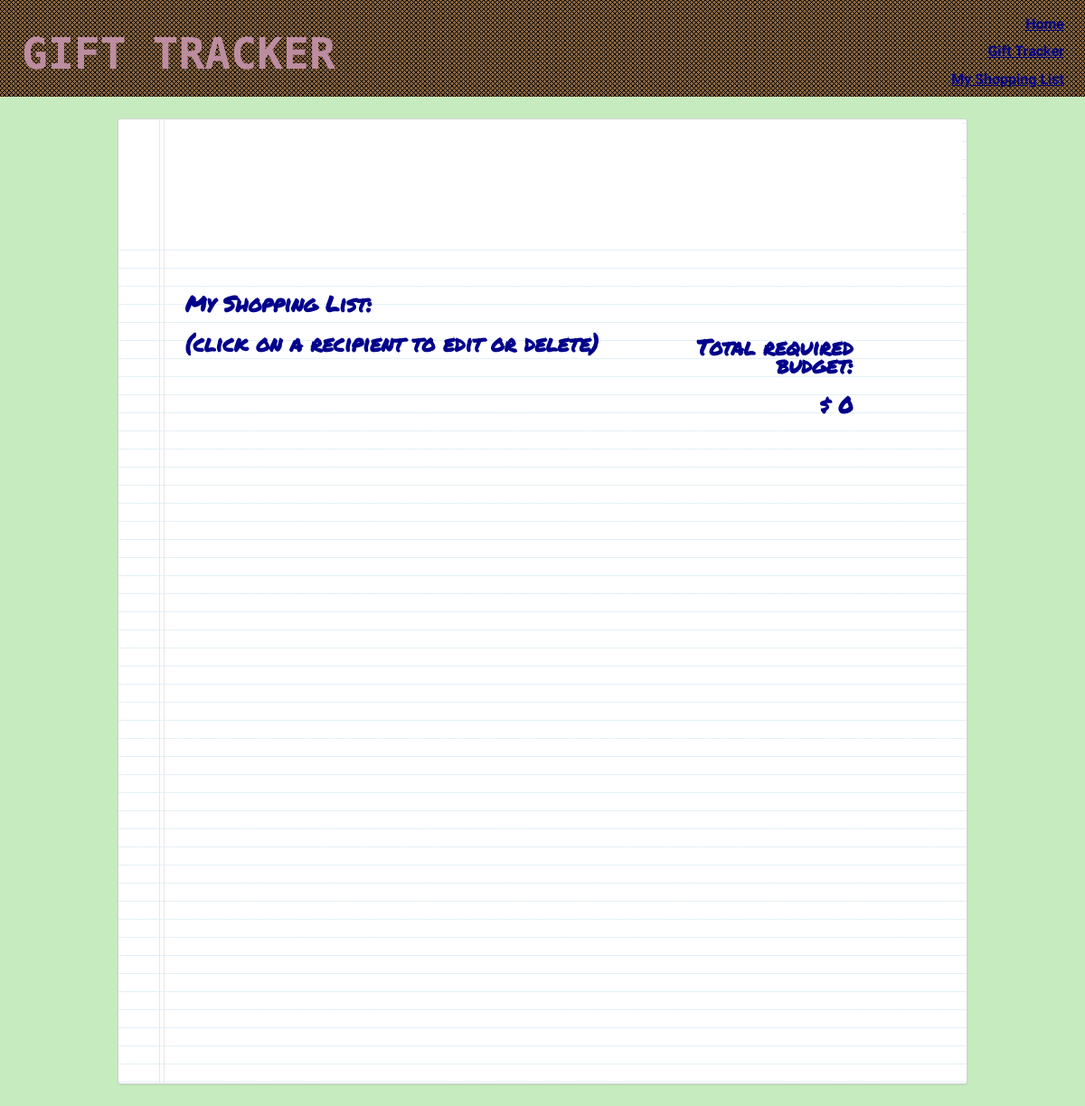
Before: /idea_tracker/shoppinglist/ with the older database file.
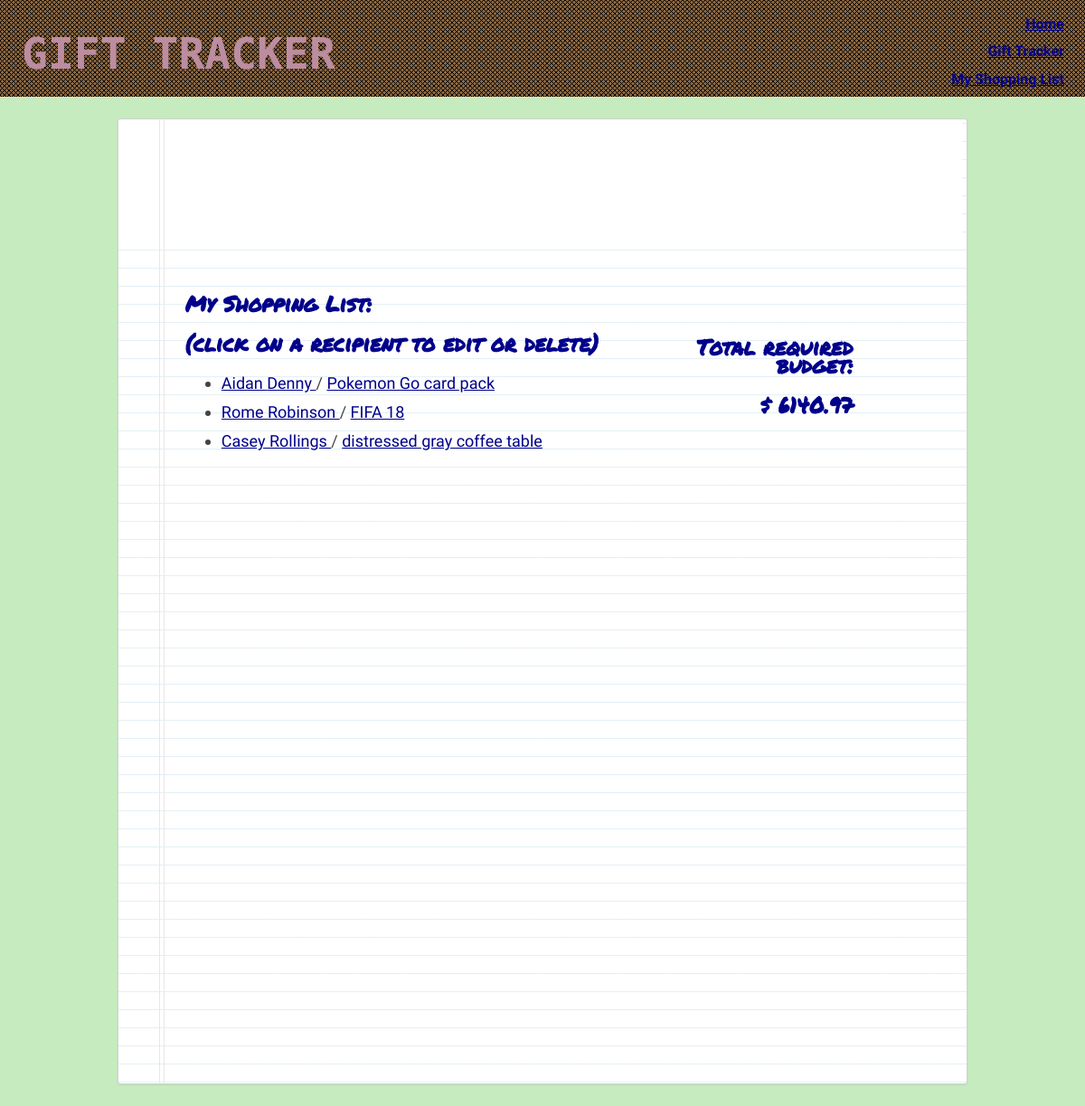
After: the same page with the newer database file.
### idea_tracker/models.py (models this page shows, shortened)
class Recipient(models.Model):
    first_name = models.CharField(max_length=30)
    last_name = models.CharField(max_length=30)
    birthday = models.CharField(max_length=10, blank=True)
    notes = models.TextField(max_length=255, blank=True)
    def get_absolute_url(self):
        return reverse('recipient_update_form', kwargs={'pk': self.pk})

class Gift(models.Model):
    name = models.CharField(max_length=30, blank=True)
    model_number = models.CharField(max_length=30, blank=True)
    price = models.DecimalField(default=0.00, decimal_places=2, max_digits=6)
    recipients = models.ManyToManyField(Recipient, blank=True)
    purchased = models.BooleanField(default=False)
    def __str__(self):
        return "{}".format(self.name)
    def get_absolute_url(self):
        return reverse('gift_update_form', kwargs={'pk': self.pk})

### idea_tracker/views.py (the view)
def shopping_list(request):
    recipients = models.Recipient.objects.all().order_by('last_name')
    gift_list = models.Gift.objects.all()
    total = []
    total_price = 0
    for y in gift_list:
        try:
            total.append(y.price)
            total_price = sum(total)
        except y.DoesNotExist:
            total_price -= y.price
    return render(request, 'idea_tracker/shoppinglist.html', {'recipients': recipients, 'total_price': total_price})

### idea_tracker/templates/idea_tracker/shoppinglist.html (shortened to what this page needs)
{% extends 'layout.html' %}
{% load static from staticfiles %}
{% block css %} <link rel="stylesheet" href="{% static '/css/shoppinglist.css' %}">{% endblock %}
{% block content %}
<div class="wrapper">
    <div class="paper">
        <article class="head"></article>
        <p>&nbsp;</p>
        <div class="container">
            <div>
                <h3>My Shopping List:</h3>
                <h3 style='font-family: 'Kalam', cursive'>(click on a recipient to edit or delete)</h3>
                    {% for name in recipients %}
                        <ul>
                            <li style="font-family: 'Kalam', cursive; font-size: 1.5em"><a href="{{ name.get_absolute_url }}">{{ name.first_name }} {{ name.last_name }} </a> /
                                {% for gift in name.gift_set.all %}
                             <a href="{{ gift.get_absolute_url }}"><span style='color:darkblue'>{{ gift }}</span></a></li>
                        </ul>
                                {% endfor %}
                    {% endfor %}
            </div>
            <div class="price">
                <h3>Total required budget:</h3>
                <h3>$ {{ total_price }}</h3>
            </div>
        </div>
    </div>
</div>
{% endblock %}

### templates/layout.html (shortened to what this page needs)
<!doctype html>
{% load static from staticfiles %}
<html>
<head>
    <link rel="stylesheet" href="{% static '/css/normalize.css' %}">
    <link rel="stylesheet" href="{% static '/css/layout.css' %}">
    {% block css %}{% endblock %}
</head>
<body>
    <div>
        <header>
            <h1>GIFT TRACKER</h1>
            <nav>
                <ul>
                    <li><a href="/home">Home</a></li>
                    <li><a href="/idea_tracker/forms/recipient_form/">Gift Tracker</a></li>
                    <li><a href="/idea_tracker/shoppinglist/">My Shopping List</a></li>
                </ul>
            </nav>
        </header>
    </div>
    <div class="wrapper">
    {% block content %}{% endblock %}
    </div>
</body>
</html>

### assets/css/layout.css (style rules this page uses)
:root { background: #c6ebbe; }
.wrapper { width: 95%; margin: 0 auto; }
header { background: #8b6742; color: #000; background-image: url('../images/pattern2.png'); z-index: 1000; text-align: center; }
header h1 { text-align: center; color: #bc8da0; font-family: 'Monoton', cursive; font-size: 3em; margin-bottom: -20px; }
nav { margin: 1em 5px auto; display: inline-block; }
nav li { font-family: 'Kalam', cursive; display: block; margin: 0 1em; padding: 2px 2px 10px; }
nav li a { font-weight: bold; }
a { color: #bc8da0; }
li a { color: darkblue; }
h3, h4, h5 { color: darkblue; font-family: 'Permanent Marker', cursive, 'Courier New', serif; font-size: 2em; }
@media (min-width: 695px) { header { display: grid; grid-template-columns: 2fr 1fr; grid-template-rows: 1fr; } }
@media (min-width: 695px) { header h1 { text-align: left; margin-left: .5em; } }
@media (min-width: 695px) { nav ul { text-align: right; margin: 0 auto; } }
@media (min-width: 695px) { .wrapper { width: 80%; margin: 0 auto; } }

### assets/css/shoppinglist.css (style rules this page uses)
.wrapper { width: 95%; margin: 0 auto; }
.price { margin: 0 auto; margin-top: 4em; border-top: solid black 1px; }
.paper { font: normal 12px/1.5 "Lucida Grande", arial, sans-serif; width: 50%; height: 80%; padding: 6px 5px 4px 10px; position: relative; margin: 2em auto; color: #444; line-height: 20px; border: 1px solid #d2d2d2; background: #fff; background: -webkit-gradient(linear, 0 0, 0 100%, from(#d9eaf3), color-stop(4%, #fff)) 0 4px; background: -webkit-linear-gradient(top, #d9eaf3 0%, #fff 8%) 0 4px; background: -moz-linear-gradient(top, #d9eaf3 0%, #fff 8%) 0 4px; background: -ms-linear-gradient(top, #d9eaf3 0%, #fff 8%) 0 4px; background: -o-linear-gradient(top, #d9eaf3 0%, #fff 8%) 0 4px; background: linear-gradient(top, #d9eaf3 0%, #fff 8%) 0 4px; -webkit-background-size: 100% 20px; -moz-background-size: 100% 20px; -ms-background-size: 100% 20px; -o-background-size: 100% 20px; background-size: 100% 20px; -webkit-border-radius: 3px; -moz-border-radius: 3px; border-radius: 3px; -webkit-box-shadow: 0 1px 2px rgba(0,0,0,0.07); -moz-box-shadow: 0 1px 2px rgba(0,0,0,0.07); box-shadow: 0 1px 2px rgba(0,0,0,0.07); width: 95%; height: 1056px; }
.paper::before { content: ''; position: absolute; width: 4px; top: 0; left: 45px; bottom: 0; border: 1px solid; border-color: transparent #efe4e4; }
.head { background-color: #FFF; min-height: 124px; margin-left: -10px; margin-top: -4px; }
@media (min-width: 695px) { .wrapper { width: 90%; margin: 0 auto; } }
@media (min-width: 695px) { .container { width: 80%; display: grid; grid-template-columns: 3fr 1fr; margin-left: 4rem; } }
@media (min-width: 695px) { .price { font-family: 'Kalam', cursive; grid-column-start: 2; text-align: right; border-top: none; } }

Changed rows visible on the page:
added Recipient: first_name "Aidan", last_name "Denny"
added Gift: name "Pokemon Go card pack", shown under "Aidan"
added Recipient: first_name "Rome", last_name "Robinson"
added Gift: name "FIFA 18", shown under "Rome"
added Recipient: first_name "Casey", last_name "Rollings"
added Gift: name "distressed gray coffee table", shown under "Casey"
Other visible differences:
{{ total_price }}: "0" → "6140.97"
